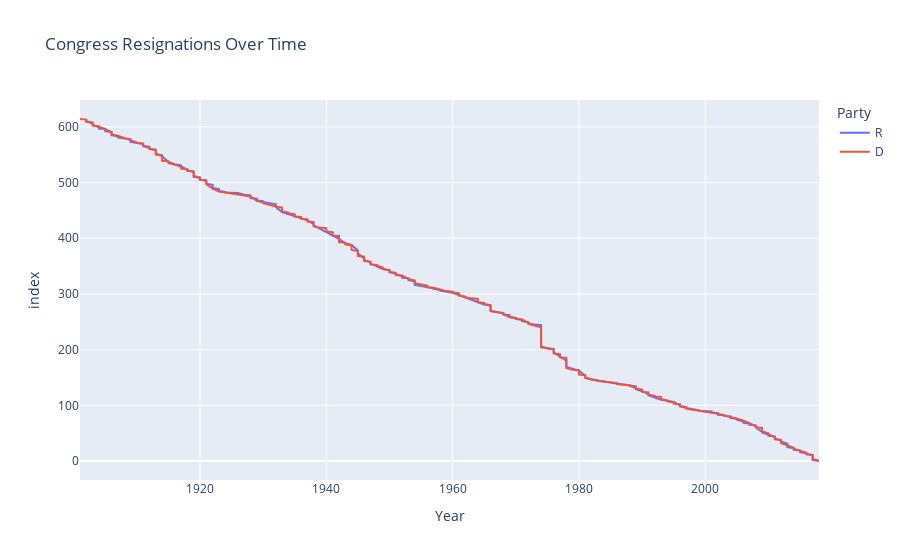

The cell this chart's notebook holds for it:
### Markdown cell above
This graph shows the number of resignations over time. Since the 1900's the number of resignations has significantly decreased.

### Code cell
fig = px.line(resignation, 
              x='Year', 
              color = 'Party',
              title='Congress Resignations Over Time')
fig.show()

### Figure 1 — Plotly figure (JSON) as saved in the notebook; plotly's stock layout.template omitted (floating-point values rounded to 4 significant figures; data arrays with more than 128 entries replaced by an {"elided": "..."} marker saying what was removed)
{"data": [{"hovertemplate": "Party=R<br>Year=%{x}<br>index=%{y}<extra></extra>", "legendgroup": "R", "line": {"color": "#636efa", "dash": "solid"}, "marker": {"symbol": "circle"}, "mode": "lines", "name": "R", "orientation": "h", "showlegend": true, "type": "scatter", "x": {"elided": "258 int values"}, "xaxis": "x", "y": {"elided": "258 int values"}, "yaxis": "y"}, {"hovertemplate": "Party=D<br>Year=%{x}<br>index=%{y}<extra></extra>", "legendgroup": "D", "line": {"color": "#EF553B", "dash": "solid"}, "marker": {"symbol": "circle"}, "mode": "lines", "name": "D", "orientation": "h", "showlegend": true, "type": "scatter", "x": {"elided": "357 int values"}, "xaxis": "x", "y": {"elided": "357 int values"}, "yaxis": "y"}], "layout": {"legend": {"title": {"text": "Party"}, "tracegroupgap": 0}, "title": {"text": "Congress Resignations Over Time"}, "xaxis": {"anchor": "y", "domain": [0, 1], "title": {"text": "Year"}}, "yaxis": {"anchor": "x", "domain": [0, 1], "title": {"text": "index"}}}}
